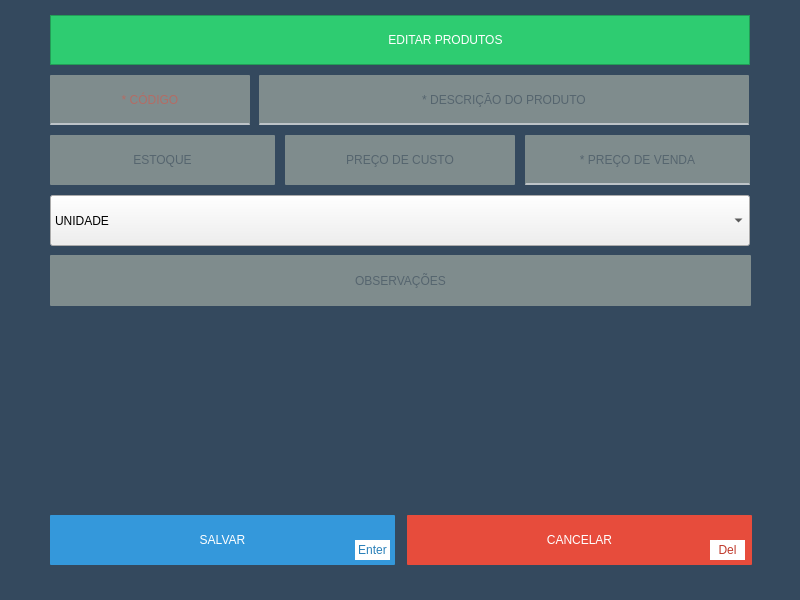
<?xml version="1.0" encoding="UTF-8"?>
<ui version="4.0">
 <class>cadastro_produtos_editar</class>
 <widget class="QDialog" name="cadastro_produtos_editar">
  <property name="geometry">
   <rect>
    <x>0</x>
    <y>0</y>
    <width>800</width>
    <height>600</height>
   </rect>
  </property>
  <property name="minimumSize">
   <size>
    <width>800</width>
    <height>600</height>
   </size>
  </property>
  <property name="maximumSize">
   <size>
    <width>800</width>
    <height>600</height>
   </size>
  </property>
  <property name="windowTitle">
   <string>Wefix Store™</string>
  </property>
  <property name="windowIcon">
   <iconset resource="imgs.qrc">
    <normaloff>:/Imgs/UI/PNG/icon.png</normaloff>:/Imgs/UI/PNG/icon.png</iconset>
  </property>
  <property name="styleSheet">
   <string notr="true">#cadastro_produtos_editar{
background-color: rgb(52, 73, 94);
color: rgb(255, 255, 255);
font: 12pt &quot;Roboto&quot;;
}

.QMessageBox
{
	background-color: rgb(52, 73, 94);
	text-color: rgb(255, 255, 255);
	font: 12pt &quot;Roboto&quot;;
}

.QLabel
{	
	color: rgb(255, 255, 255);
}

.QPushButton
{
	
	background-color: rgb(52, 152, 219);
	border-radius:1px;
	color: rgb(255, 255, 255);
	font: 12pt &quot;Roboto&quot;;
	width: 50px;
	height: 30px;
}

.QPushButton:hover
{
	background-color: rgb(41, 128, 185);
}


.QLineEdit{
	border-radius: 1px;
	background-color:rgb(127, 140, 141);
	color: rgb(44, 62, 80);
	font: 12pt &quot;Roboto&quot;;
}

.QLineEdit:focus
{
	background-color:#bdc3c7;
	text-color:2c3e50;
}

.QLineEdit:hover
{
	background-color:#bdc3c7;
	text-color:#2c3e50;
}</string>
  </property>
  <widget class="QPushButton" name="btn_salvar">
   <property name="geometry">
    <rect>
     <x>50</x>
     <y>515</y>
     <width>345</width>
     <height>50</height>
    </rect>
   </property>
   <property name="cursor">
    <cursorShape>PointingHandCursor</cursorShape>
   </property>
   <property name="styleSheet">
    <string notr="true">#btn_salvar
{
	background:#3498db;
	border-radius:1px;
	color: rgb(255, 255, 255);
	font: 12pt &quot;Roboto&quot;;

}

#btn_salvar:hover
{
	background:#2980b9;
	color: rgb(255, 255, 255);
	font: 12pt &quot;Roboto&quot;;

}</string>
   </property>
   <property name="text">
    <string>SALVAR</string>
   </property>
   <property name="iconSize">
    <size>
     <width>20</width>
     <height>20</height>
    </size>
   </property>
   <property name="shortcut">
    <string>Return</string>
   </property>
  </widget>
  <widget class="QLabel" name="label">
   <property name="geometry">
    <rect>
     <x>60</x>
     <y>480</y>
     <width>201</width>
     <height>21</height>
    </rect>
   </property>
   <property name="styleSheet">
    <string notr="true">#label{
color: rgb(149, 165, 166);
}



</string>
   </property>
   <property name="text">
    <string/>
   </property>
  </widget>
  <widget class="QLineEdit" name="le_descricao">
   <property name="geometry">
    <rect>
     <x>259</x>
     <y>75</y>
     <width>490</width>
     <height>50</height>
    </rect>
   </property>
   <property name="styleSheet">
    <string notr="true"/>
   </property>
   <property name="maxLength">
    <number>40</number>
   </property>
   <property name="alignment">
    <set>Qt::AlignCenter</set>
   </property>
   <property name="placeholderText">
    <string>* DESCRIÇÃO DO PRODUTO</string>
   </property>
  </widget>
  <widget class="QFrame" name="frame">
   <property name="geometry">
    <rect>
     <x>50</x>
     <y>15</y>
     <width>700</width>
     <height>50</height>
    </rect>
   </property>
   <property name="styleSheet">
    <string notr="true">background-color: rgb(46, 204, 113);</string>
   </property>
   <property name="frameShape">
    <enum>QFrame::StyledPanel</enum>
   </property>
   <property name="frameShadow">
    <enum>QFrame::Raised</enum>
   </property>
   <widget class="QLabel" name="label_2">
    <property name="geometry">
     <rect>
      <x>240</x>
      <y>15</y>
      <width>311</width>
      <height>20</height>
     </rect>
    </property>
    <property name="styleSheet">
     <string notr="true">color: rgb(255, 255, 255);
font: 18pt &quot;Roboto&quot;;</string>
    </property>
    <property name="text">
     <string>EDITAR PRODUTOS</string>
    </property>
    <property name="alignment">
     <set>Qt::AlignCenter</set>
    </property>
   </widget>
   <widget class="QLabel" name="label_5">
    <property name="geometry">
     <rect>
      <x>250</x>
      <y>10</y>
      <width>27</width>
      <height>25</height>
     </rect>
    </property>
    <property name="styleSheet">
     <string notr="true">background-color:transparent;
background-image: url(:/Imgs/UI/Icones/Produtos/editar.png);</string>
    </property>
    <property name="text">
     <string/>
    </property>
    <property name="textFormat">
     <enum>Qt::PlainText</enum>
    </property>
    <property name="alignment">
     <set>Qt::AlignHCenter|Qt::AlignTop</set>
    </property>
   </widget>
   <widget class="QPushButton" name="btn_voltar">
    <property name="geometry">
     <rect>
      <x>10</x>
      <y>10</y>
      <width>120</width>
      <height>31</height>
     </rect>
    </property>
    <property name="cursor">
     <cursorShape>PointingHandCursor</cursorShape>
    </property>
    <property name="styleSheet">
     <string notr="true">#btn_voltar
{
	background: transparent;
	border-radius:1px;
}

#btn_voltar:hover
{
	
	background-color: rgb(39, 174, 96);
}</string>
    </property>
    <property name="text">
     <string/>
    </property>
    <property name="icon">
     <iconset resource="imgs.qrc">
      <normaloff>:/Imgs/UI/PNG/Store/voltar.png</normaloff>:/Imgs/UI/PNG/Store/voltar.png</iconset>
    </property>
    <property name="iconSize">
     <size>
      <width>100</width>
      <height>25</height>
     </size>
    </property>
   </widget>
  </widget>
  <widget class="QPushButton" name="btn_cancelar">
   <property name="geometry">
    <rect>
     <x>407</x>
     <y>515</y>
     <width>345</width>
     <height>50</height>
    </rect>
   </property>
   <property name="cursor">
    <cursorShape>PointingHandCursor</cursorShape>
   </property>
   <property name="styleSheet">
    <string notr="true">#btn_cancelar
{
	background-color: rgb(231, 76, 60);
	border-radius:1px;
	color: rgb(255, 255, 255);
	font: 12pt &quot;Roboto&quot;;
}

#btn_cancelar:hover
{
	background-color: rgb(192, 57, 43);
	color: rgb(255, 255, 255);
	font: 12pt &quot;Roboto&quot;;

}</string>
   </property>
   <property name="text">
    <string>CANCELAR</string>
   </property>
   <property name="iconSize">
    <size>
     <width>20</width>
     <height>20</height>
    </size>
   </property>
   <property name="shortcut">
    <string>Del</string>
   </property>
  </widget>
  <widget class="Line" name="line_2">
   <property name="geometry">
    <rect>
     <x>259</x>
     <y>115</y>
     <width>490</width>
     <height>10</height>
    </rect>
   </property>
   <property name="styleSheet">
    <string notr="true">background-color: transparent;
border-top: none;
border-bottom: 2px solid;
border-bottom-color: rgb(189, 195, 199);</string>
   </property>
   <property name="frameShadow">
    <enum>QFrame::Plain</enum>
   </property>
   <property name="orientation">
    <enum>Qt::Horizontal</enum>
   </property>
  </widget>
  <widget class="QLabel" name="label_8">
   <property name="geometry">
    <rect>
     <x>55</x>
     <y>150</y>
     <width>33</width>
     <height>20</height>
    </rect>
   </property>
   <property name="styleSheet">
    <string notr="true">background-color:transparent;
background-image: url(:/Imgs/UI/Icones/Produtos/estoque.png);</string>
   </property>
   <property name="text">
    <string/>
   </property>
   <property name="textFormat">
    <enum>Qt::PlainText</enum>
   </property>
   <property name="alignment">
    <set>Qt::AlignHCenter|Qt::AlignTop</set>
   </property>
  </widget>
  <widget class="QLineEdit" name="le_codigo">
   <property name="geometry">
    <rect>
     <x>50</x>
     <y>75</y>
     <width>200</width>
     <height>50</height>
    </rect>
   </property>
   <property name="styleSheet">
    <string notr="true">#le_codigo{
	background-color: rgb(127, 140, 141);
	border:none;
	color: rgb(231, 76, 60);
	font: 12pt &quot;Roboto&quot;;
}
#le_codigo:focus{
	background-color: rgb(189, 195, 199);
	color: rgb(231, 76, 60);
}</string>
   </property>
   <property name="inputMask">
    <string/>
   </property>
   <property name="maxLength">
    <number>32767</number>
   </property>
   <property name="alignment">
    <set>Qt::AlignCenter</set>
   </property>
   <property name="readOnly">
    <bool>true</bool>
   </property>
   <property name="placeholderText">
    <string>* CÓDIGO</string>
   </property>
  </widget>
  <widget class="QLineEdit" name="le_estoque">
   <property name="geometry">
    <rect>
     <x>50</x>
     <y>135</y>
     <width>225</width>
     <height>50</height>
    </rect>
   </property>
   <property name="styleSheet">
    <string notr="true"/>
   </property>
   <property name="maxLength">
    <number>10</number>
   </property>
   <property name="alignment">
    <set>Qt::AlignCenter</set>
   </property>
   <property name="placeholderText">
    <string>ESTOQUE</string>
   </property>
  </widget>
  <widget class="Line" name="line">
   <property name="geometry">
    <rect>
     <x>50</x>
     <y>115</y>
     <width>200</width>
     <height>10</height>
    </rect>
   </property>
   <property name="styleSheet">
    <string notr="true">background-color: transparent;
border-top: none;
border-bottom: 2px solid;
border-bottom-color: rgb(189, 195, 199);</string>
   </property>
   <property name="frameShadow">
    <enum>QFrame::Plain</enum>
   </property>
   <property name="orientation">
    <enum>Qt::Horizontal</enum>
   </property>
  </widget>
  <widget class="QLabel" name="label_14">
   <property name="geometry">
    <rect>
     <x>710</x>
     <y>540</y>
     <width>35</width>
     <height>20</height>
    </rect>
   </property>
   <property name="styleSheet">
    <string notr="true">background:#FFF;
color: rgb(192, 57, 43);
font: 10pt &quot;Roboto&quot;;</string>
   </property>
   <property name="text">
    <string>Del</string>
   </property>
   <property name="alignment">
    <set>Qt::AlignCenter</set>
   </property>
  </widget>
  <widget class="QLineEdit" name="le_preco_venda">
   <property name="geometry">
    <rect>
     <x>525</x>
     <y>135</y>
     <width>225</width>
     <height>50</height>
    </rect>
   </property>
   <property name="styleSheet">
    <string notr="true"/>
   </property>
   <property name="maxLength">
    <number>10</number>
   </property>
   <property name="alignment">
    <set>Qt::AlignCenter</set>
   </property>
   <property name="placeholderText">
    <string>* PREÇO DE VENDA</string>
   </property>
  </widget>
  <widget class="QLabel" name="label_9">
   <property name="geometry">
    <rect>
     <x>290</x>
     <y>150</y>
     <width>20</width>
     <height>20</height>
    </rect>
   </property>
   <property name="styleSheet">
    <string notr="true">background-color:transparent;
background-image: url(:/Imgs/UI/Icones/Produtos/valor.png);</string>
   </property>
   <property name="text">
    <string/>
   </property>
   <property name="textFormat">
    <enum>Qt::PlainText</enum>
   </property>
   <property name="alignment">
    <set>Qt::AlignHCenter|Qt::AlignTop</set>
   </property>
  </widget>
  <widget class="QLabel" name="label_12">
   <property name="geometry">
    <rect>
     <x>60</x>
     <y>530</y>
     <width>27</width>
     <height>22</height>
    </rect>
   </property>
   <property name="styleSheet">
    <string notr="true">background-color:transparent;
background-image: url(:/Imgs/UI/Icones/Produtos/salvar.png);</string>
   </property>
   <property name="text">
    <string/>
   </property>
   <property name="textFormat">
    <enum>Qt::PlainText</enum>
   </property>
   <property name="alignment">
    <set>Qt::AlignHCenter|Qt::AlignTop</set>
   </property>
  </widget>
  <widget class="QLabel" name="label_13">
   <property name="geometry">
    <rect>
     <x>420</x>
     <y>530</y>
     <width>27</width>
     <height>22</height>
    </rect>
   </property>
   <property name="styleSheet">
    <string notr="true">background-color:transparent;
background-image: url(:/Imgs/UI/Icones/Produtos/cancelar.png);</string>
   </property>
   <property name="text">
    <string/>
   </property>
   <property name="textFormat">
    <enum>Qt::PlainText</enum>
   </property>
   <property name="alignment">
    <set>Qt::AlignHCenter|Qt::AlignTop</set>
   </property>
  </widget>
  <widget class="QLabel" name="label_11">
   <property name="geometry">
    <rect>
     <x>60</x>
     <y>270</y>
     <width>21</width>
     <height>20</height>
    </rect>
   </property>
   <property name="styleSheet">
    <string notr="true">background-color:transparent;
background-image: url(:/Imgs/UI/Icones/Produtos/observacoes.png);</string>
   </property>
   <property name="text">
    <string/>
   </property>
   <property name="textFormat">
    <enum>Qt::PlainText</enum>
   </property>
   <property name="alignment">
    <set>Qt::AlignHCenter|Qt::AlignTop</set>
   </property>
  </widget>
  <widget class="QLineEdit" name="le_observacao">
   <property name="geometry">
    <rect>
     <x>50</x>
     <y>255</y>
     <width>701</width>
     <height>51</height>
    </rect>
   </property>
   <property name="styleSheet">
    <string notr="true"/>
   </property>
   <property name="maxLength">
    <number>60</number>
   </property>
   <property name="alignment">
    <set>Qt::AlignCenter</set>
   </property>
   <property name="placeholderText">
    <string>OBSERVAÇÕES</string>
   </property>
  </widget>
  <widget class="Line" name="line_3">
   <property name="geometry">
    <rect>
     <x>525</x>
     <y>175</y>
     <width>225</width>
     <height>10</height>
    </rect>
   </property>
   <property name="styleSheet">
    <string notr="true">background-color: transparent;
border-top: none;
border-bottom: 2px solid;
border-bottom-color: rgb(189, 195, 199);</string>
   </property>
   <property name="frameShadow">
    <enum>QFrame::Plain</enum>
   </property>
   <property name="orientation">
    <enum>Qt::Horizontal</enum>
   </property>
  </widget>
  <widget class="QLabel" name="label_6">
   <property name="geometry">
    <rect>
     <x>55</x>
     <y>90</y>
     <width>24</width>
     <height>20</height>
    </rect>
   </property>
   <property name="styleSheet">
    <string notr="true">background-color:transparent;
background-image: url(:/Imgs/UI/Icones/Produtos/codigo.png);</string>
   </property>
   <property name="text">
    <string/>
   </property>
   <property name="textFormat">
    <enum>Qt::PlainText</enum>
   </property>
   <property name="alignment">
    <set>Qt::AlignHCenter|Qt::AlignTop</set>
   </property>
  </widget>
  <widget class="QLabel" name="label_15">
   <property name="geometry">
    <rect>
     <x>355</x>
     <y>540</y>
     <width>35</width>
     <height>20</height>
    </rect>
   </property>
   <property name="styleSheet">
    <string notr="true">background:#FFF;
color: rgb(41, 128, 185);
font: 10pt &quot;Roboto&quot;;</string>
   </property>
   <property name="text">
    <string>Enter</string>
   </property>
   <property name="alignment">
    <set>Qt::AlignCenter</set>
   </property>
  </widget>
  <widget class="QLineEdit" name="le_preco_custo">
   <property name="geometry">
    <rect>
     <x>285</x>
     <y>135</y>
     <width>230</width>
     <height>50</height>
    </rect>
   </property>
   <property name="styleSheet">
    <string notr="true"/>
   </property>
   <property name="maxLength">
    <number>10</number>
   </property>
   <property name="alignment">
    <set>Qt::AlignCenter</set>
   </property>
   <property name="placeholderText">
    <string>PREÇO DE CUSTO</string>
   </property>
  </widget>
  <widget class="QLabel" name="label_7">
   <property name="geometry">
    <rect>
     <x>265</x>
     <y>87</y>
     <width>24</width>
     <height>24</height>
    </rect>
   </property>
   <property name="styleSheet">
    <string notr="true">background-color:transparent;
background-image: url(:/Imgs/UI/Icones/Produtos/descricao.png);</string>
   </property>
   <property name="text">
    <string/>
   </property>
   <property name="textFormat">
    <enum>Qt::PlainText</enum>
   </property>
   <property name="alignment">
    <set>Qt::AlignHCenter|Qt::AlignTop</set>
   </property>
  </widget>
  <widget class="QLabel" name="label_16">
   <property name="geometry">
    <rect>
     <x>60</x>
     <y>210</y>
     <width>21</width>
     <height>21</height>
    </rect>
   </property>
   <property name="styleSheet">
    <string notr="true">background-color:transparent;
background-image: url(:/Imgs/UI/Icones/Produtos/fornecedores.png);</string>
   </property>
   <property name="text">
    <string/>
   </property>
   <property name="textFormat">
    <enum>Qt::PlainText</enum>
   </property>
   <property name="alignment">
    <set>Qt::AlignHCenter|Qt::AlignTop</set>
   </property>
  </widget>
  <widget class="QLabel" name="label_10">
   <property name="geometry">
    <rect>
     <x>530</x>
     <y>150</y>
     <width>20</width>
     <height>20</height>
    </rect>
   </property>
   <property name="styleSheet">
    <string notr="true">background-color:transparent;
background-image: url(:/Imgs/UI/Icones/Produtos/valor.png);</string>
   </property>
   <property name="text">
    <string/>
   </property>
   <property name="textFormat">
    <enum>Qt::PlainText</enum>
   </property>
   <property name="alignment">
    <set>Qt::AlignHCenter|Qt::AlignTop</set>
   </property>
  </widget>
  <widget class="QComboBox" name="comboBox">
   <property name="geometry">
    <rect>
     <x>50</x>
     <y>195</y>
     <width>700</width>
     <height>51</height>
    </rect>
   </property>
   <item>
    <property name="text">
     <string>UNIDADE</string>
    </property>
   </item>
   <item>
    <property name="text">
     <string>KILOGRAMAS</string>
    </property>
   </item>
  </widget>
  <zorder>btn_salvar</zorder>
  <zorder>label</zorder>
  <zorder>le_descricao</zorder>
  <zorder>frame</zorder>
  <zorder>btn_cancelar</zorder>
  <zorder>line_2</zorder>
  <zorder>le_codigo</zorder>
  <zorder>le_estoque</zorder>
  <zorder>line</zorder>
  <zorder>label_14</zorder>
  <zorder>le_preco_venda</zorder>
  <zorder>label_12</zorder>
  <zorder>label_13</zorder>
  <zorder>le_observacao</zorder>
  <zorder>line_3</zorder>
  <zorder>label_6</zorder>
  <zorder>label_15</zorder>
  <zorder>le_preco_custo</zorder>
  <zorder>label_7</zorder>
  <zorder>label_16</zorder>
  <zorder>label_10</zorder>
  <zorder>label_9</zorder>
  <zorder>label_8</zorder>
  <zorder>label_11</zorder>
  <zorder>comboBox</zorder>
 </widget>
 <resources>
  <include location="imgs.qrc"/>
 </resources>
 <connections/>
</ui>
